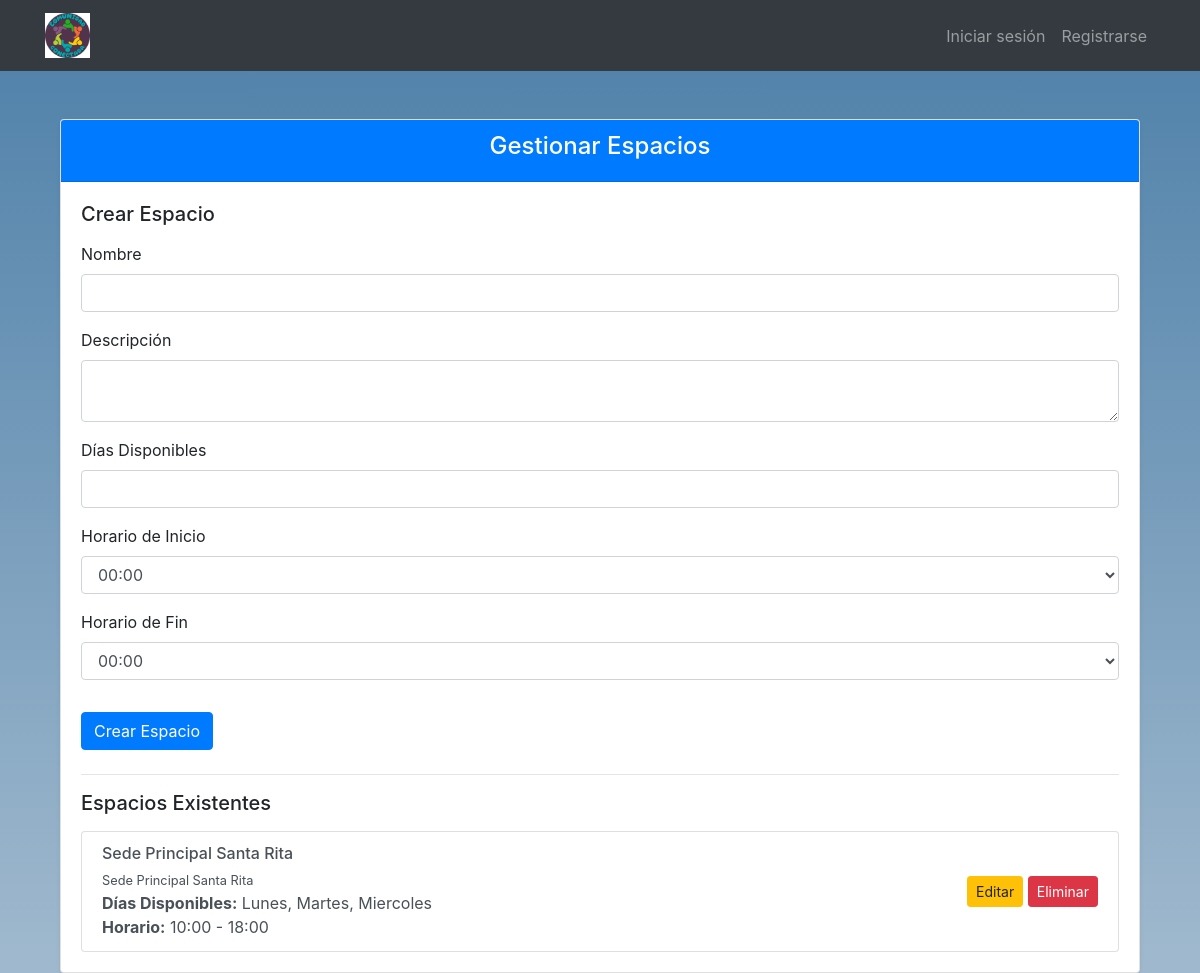
The app's page /gestionar_espacios/, older data.
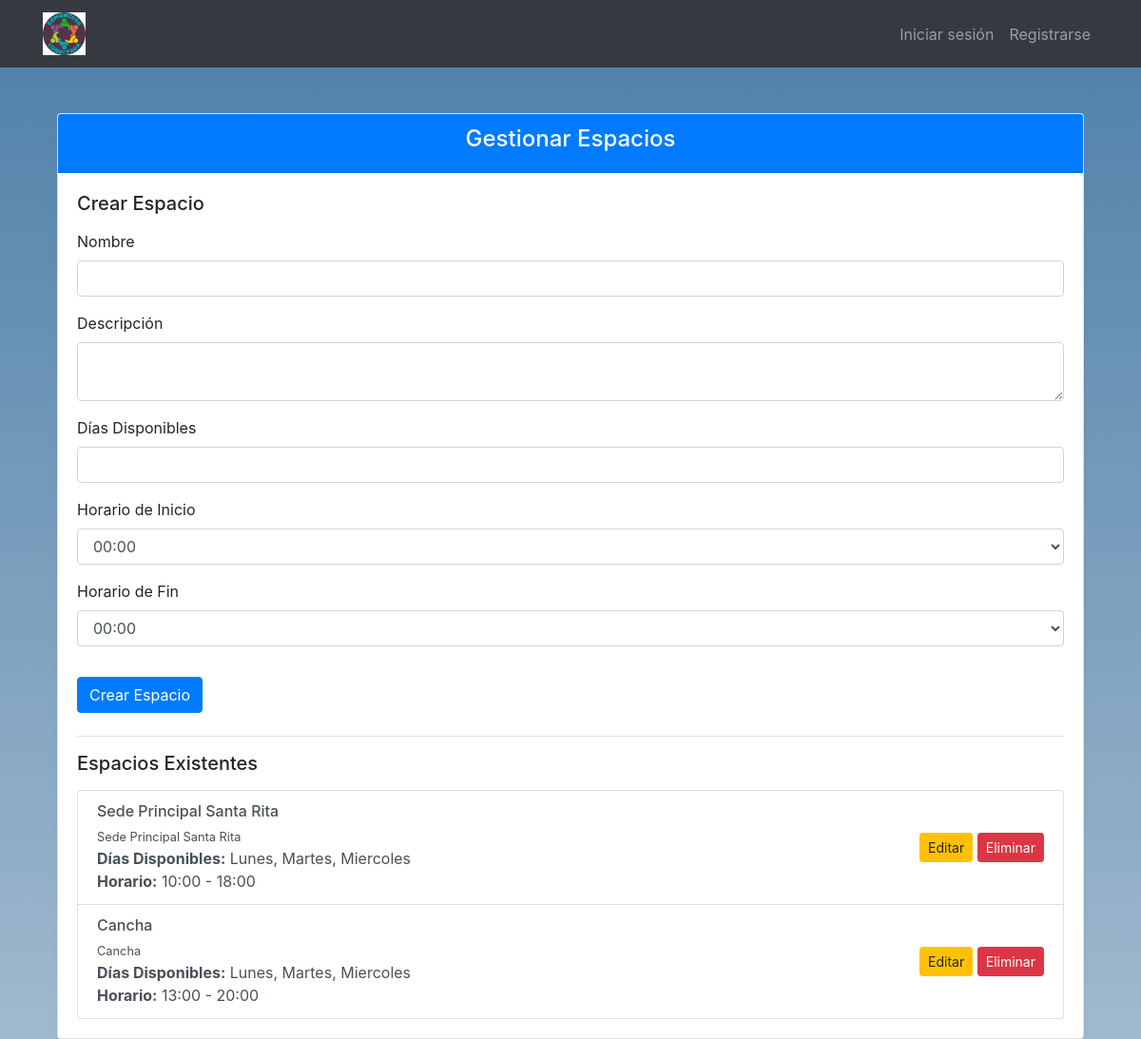
The same page, newer data.
### core/models.py (models this page shows, shortened)
class Espacio(models.Model):
    nombre = models.CharField(max_length=100)
    descripcion = models.TextField()
    dias_disponibles = models.CharField(max_length=200)  # Esto puede ser un campo CharField para simplicidad, se puede mejorar con un campo JSONField si se necesita.
    horario_inicio = models.TimeField()
    horario_fin = models.TimeField()

### core/views.py (the view)
def gestionar_espacios(request):
    if request.method == 'POST':
        form = EspacioForm(request.POST)
        if form.is_valid():
            form.save()
            messages.success(request, 'Espacio creado exitosamente.')
            return redirect('gestionar_espacios')
    else:
        form = EspacioForm()
    espacios = Espacio.objects.all()
    return render(request, 'gestionar_espacios.html', {'form': form, 'espacios': espacios})

### core/forms.py
class EspacioForm(forms.ModelForm):
    class Meta:
        model = Espacio
        fields = ['nombre', 'descripcion', 'dias_disponibles', 'horario_inicio', 'horario_fin']
        widgets = {
            'nombre': forms.TextInput(attrs={'class': 'form-control'}),
            'descripcion': forms.Textarea(attrs={'class': 'form-control', 'rows': 3}),
            'dias_disponibles': forms.TextInput(attrs={'class': 'form-control'}),
            'horario_inicio': forms.TimeInput(attrs={'class': 'form-control', 'type': 'time'}),
            'horario_fin': forms.TimeInput(attrs={'class': 'form-control', 'type': 'time'}),
        }

### core/templates/gestionar_espacios.html (shortened to what this page needs)
{% extends 'base.html' %}
{% block content %}
    <div class="container mt-5">
        <div class="card shadow-sm">
            <div class="card-header text-center bg-primary text-white">
                <h4>Gestionar Espacios</h4>
            </div>
            <div class="card-body">
                <div class="mb-4">
                    <h5 class="mb-3">Crear Espacio</h5>
                    <form method="post" action="{% url 'gestionar_espacios' %}" class="needs-validation" novalidate>
                        <div class="form-group">
                            <label for="id_nombre">Nombre</label>
                            <input type="text" id="id_nombre" name="nombre" class="form-control" required>
                        </div>
                        <div class="form-group">
                            <label for="id_descripcion">Descripción</label>
                            <textarea id="id_descripcion" name="descripcion" class="form-control" required></textarea>
                        </div>
                        <div class="form-group">
                            <label for="id_dias_disponibles">Días Disponibles</label>
                            <input type="text" id="id_dias_disponibles" name="dias_disponibles" class="form-control" required>
                        </div>
                        <div class="form-group">
                            <label for="horario_inicio">Horario de Inicio</label>
                            <select id="horario_inicio" name="horario_inicio" class="form-control" required>
                            </select>
                        </div>
                        <div class="form-group">
                            <label for="horario_fin">Horario de Fin</label>
                            <select id="horario_fin" name="horario_fin" class="form-control" required>
                            </select>
                        </div>
                        <button type="submit" class="btn btn-primary mt-3">Crear Espacio</button>
                    </form>
                </div>
                <hr>
                <div>
                    <h5 class="mb-3">Espacios Existentes</h5>
                    <div class="list-group">
                        {% for espacio in espacios %}
                            <div class="list-group-item list-group-item-action d-flex justify-content-between align-items-center">
                                <div>
                                    <h6 class="mb-1">{{ espacio.nombre }}</h6>
                                    <small>{{ espacio.descripcion }}</small>
                                    <p class="mb-0"><strong>Días Disponibles:</strong> {{ espacio.dias_disponibles }}</p>
                                    <p class="mb-0"><strong>Horario:</strong> {{ espacio.horario_inicio }} - {{ espacio.horario_fin }}</p>
                                </div>
                                <div>
                                    <button class="btn btn-sm btn-warning" data-toggle="modal" data-target="#editarEspacioModal" data-id="{{ espacio.id }}" data-nombre="{{ espacio.nombre }}" data-descripcion="{{ espacio.descripcion }}" data-dias="{{ espacio.dias_disponibles }}" data-inicio="{{ espacio.horario_inicio }}" data-fin="{{ espacio.horario_fin }}">Editar</button>
                                    <form method="post" action="{% url 'eliminar_espacio' espacio.id %}" style="display:inline;">
                                        <button type="submit" class="btn btn-sm btn-danger">Eliminar</button>
                                    </form>
                                </div>
                            </div>
                        {% endfor %}
                    </div>
                </div>
            </div>
        </div>
    </div>
{% endblock content %}

Row changes from the older to the newer data that the page shows:
added Espacio: nombre "Cancha", descripcion "Cancha", dias_disponibles "Lunes, Martes, Miercoles", horario_inicio "13:00", horario_fin "20:00"
